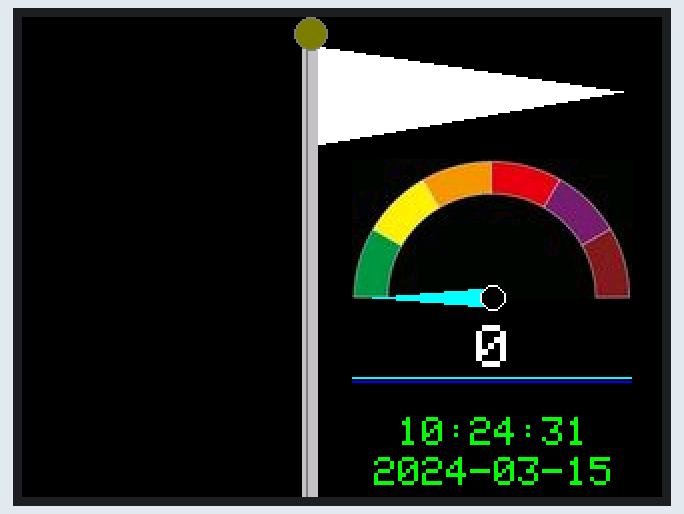
Simulated run of this sketch. Board: ESP32. Parts: 320×240 colour display. WiFi joins after 1.5 s; servers stay silent unless stated; uploads are accepted with an empty reply; the local clock reads 2024-03-15 10:24:30 at power-on unless the sketch sets it; what the sketch prints to the serial monitor is not drawn.

Above: at 1.9 s.
At 4.1 s:
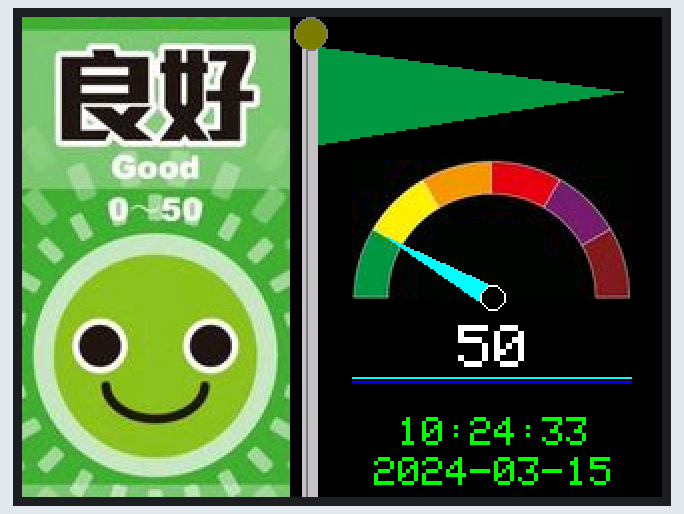
At 6.2 s:
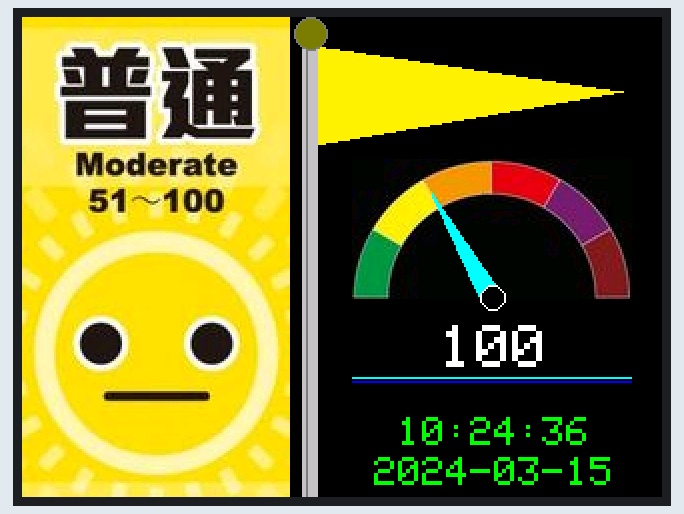
At 8.3 s:
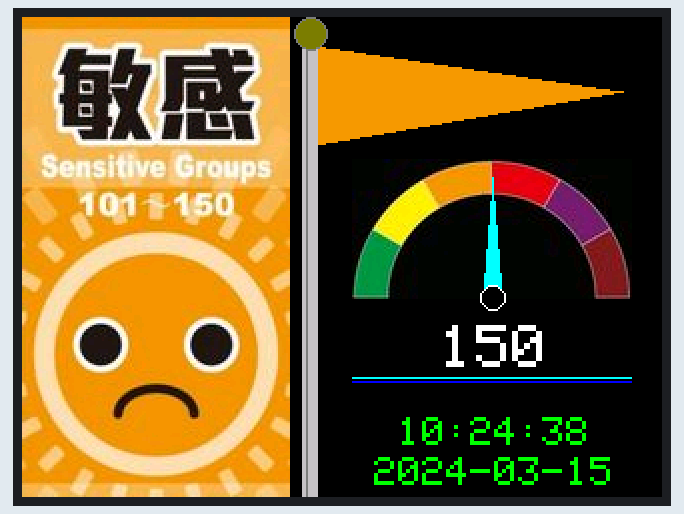
At 12.6 s:
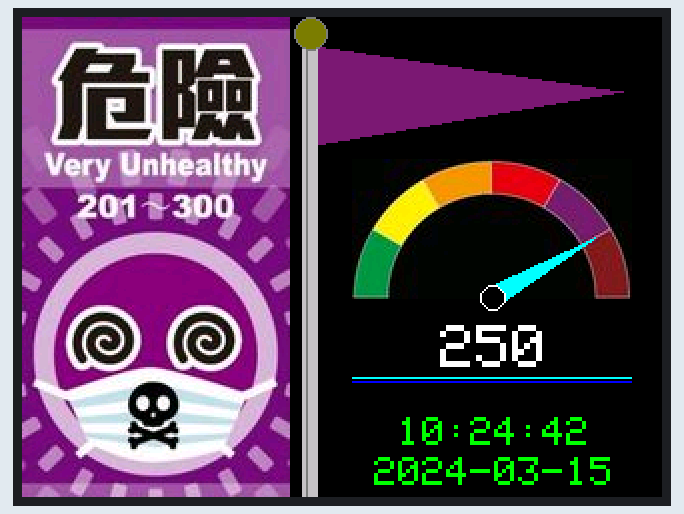
At 17.1 s:
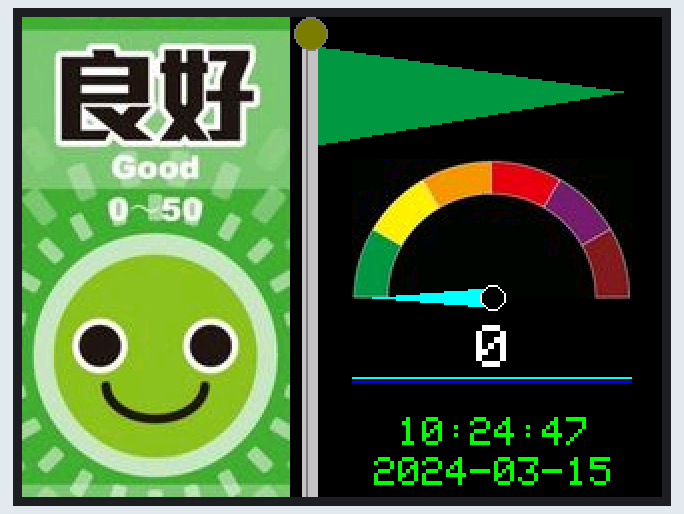

Measured:
- what the display in image 0 shows lasts 2.1 s, from 1.9 s to 4.0 s

The sketch:

esp32_tft_AQI.ino
```cpp
/*******************************************
esp32_tft_AQI  by Shinjia
- v1.2  2023/12/12
- v1.1  2023/08/28
- v1.0  2023/07/27
*********************************************/

/****** WiFi Access Point ******/

#define WLAN_SSID   "Your_Wifi_SSID"
#define WLAN_PASS   "Your_Wifi_Password"

/****** OpenData API Key ***/

#define API_KEY    "Your_API_Key"
#define SITE_NAME  "***指定地區***"  // 新莊


/****** Timer Control (delay) ******/
int timer_delay_get   = 1800000;  // 取得 AQI 資料，每半小時 30*60*1000
int timer_delay_clock = 1000;     // 更新時鐘，每秒
int timer_delay_NTP   = 3600000;  // 每小時更新 NTP，60*60*1000，

unsigned long timer_next_get;
unsigned long timer_next_clock;
unsigned long timer_next_NTP;

// #include "graphics_0.h"
#include "graphics_1.h"
#include "graphics_2.h"
#include "graphics_3.h"
#include "graphics_4.h"
#include "graphics_5.h"
#include "graphics_6.h"
#include "graphics_gauge.h"

// wifi
#include <WiFi.h>
#include <HTTPClient.h>
#include <ArduinoJson.h>

// RTC
#include <ESP32Time.h>
ESP32Time rtc;

// NTP
#include <WiFi.h>
#include "time.h"

const char* ntpServer = "pool.ntp.org";
const long  gmtOffset_sec = 8 * 3600;   // for Taipei
const int   daylightOffset_sec = 0; // 3600?

boolean is_get_NTP = false;

// tft
#include "SPI.h"
#include "Adafruit_GFX.h"
#include "Adafruit_ILI9341.h"

#define TFT_DC   21
#define TFT_CS   17
#define TFT_MOSI 23
#define TFT_CLK  18
#define TFT_RST  22
#define TFT_MISO 19

Adafruit_ILI9341 tft = Adafruit_ILI9341(TFT_CS, TFT_DC, TFT_MOSI, TFT_CLK, TFT_RST, TFT_MISO);

int AQI;


void get_NTP_update_RTC()
{
  configTime(gmtOffset_sec, daylightOffset_sec, ntpServer);

  struct tm timeinfo;
  if (getLocalTime(&timeinfo)){
    rtc.setTimeStruct(timeinfo);
  }
  // Serial.println(&timeinfo, "%A, %B %d %Y %H:%M:%S");

  is_get_NTP = true;
}


void wifi_connect_tft() {
  WiFi.begin(WLAN_SSID, WLAN_PASS);
  Serial.println("Connecting");
  tft.println("Connecting");
  while(WiFi.status() != WL_CONNECTED) {
    delay(500);
    Serial.print(".");
    tft.print(".");
  }
  Serial.println("");
  Serial.print("Connected to WiFi network with IP Address: ");
  Serial.println(WiFi.localIP());

  tft.println("");
  tft.print("Connected to WiFi network with IP Address: ");
  tft.println(WiFi.localIP());
}


void show_picture(int idx) {
    switch(idx) {
      case 0:
        // tft.drawRGBBitmap( 0,  0, (const uint16_t *)bitmap_AQI_0, 134, 240);
        break;
      case 1:
        tft.drawRGBBitmap( 0,  0, (const uint16_t *)bitmap_AQI_1, 134, 240);
        break;
      case 2:
        tft.drawRGBBitmap( 0,  0, (const uint16_t *)bitmap_AQI_2, 134, 240);
        break;
      case 3:
        tft.drawRGBBitmap( 0,  0, (const uint16_t *)bitmap_AQI_3, 134, 240);
        break;
      case 4:
        tft.drawRGBBitmap( 0,  0, (const uint16_t *)bitmap_AQI_4, 134, 240);
        break;
      case 5:
        tft.drawRGBBitmap( 0,  0, (const uint16_t *)bitmap_AQI_5, 134, 240);
        break;
      case 6: // note
        tft.drawRGBBitmap( 0,  0, (const uint16_t *)bitmap_AQI_6, 134, 240);
        break;
    }
}


void show_flag(int idx) {
  uint16_t color;
  switch(idx) {
    case 0:
      color = tft.color565(255, 255, 255);
      break;
    case 1:
      color = tft.color565(0, 153, 68);
      break;
    case 2:
      color = tft.color565(255, 241, 0);
      break;
    case 3:
      color = tft.color565(243, 152, 0);
      break;
    case 4:
      color = tft.color565(230, 0, 18);
      break;
    case 5:
      color = tft.color565(126, 27, 118);
      break;
    case 6:
      color = tft.color565(136, 28, 33);
      break;
  }

  // flags
  tft.fillTriangle(145, 14, 145, 64, 300, 37, color );
  tft.fillRect(140, 10, 8, 230, ILI9341_LIGHTGREY );
  tft.drawFastVLine(142, 10, 230, ILI9341_DARKGREY );
  tft.fillCircle(144, 8, 8,  ILI9341_OLIVE);
  tft.drawCircle(144, 8, 8,  ILI9341_DARKGREY);
}


void show_message(int val) {
  // Draw title

  // 以軸心的位置為基準
  int base_x = 235;
  int base_y = 140;
  int pointer_len = 60;

  int theta = map(val, 0, 300, -180, 0);
  int end_x = base_x + pointer_len * cos(theta*PI/180);
  int end_y = base_y + pointer_len * sin(theta*PI/180);

  int tri_x1 = base_x + 5 * cos((theta+90)*PI/180);
  int tri_y1 = base_y + 5 * sin((theta+90)*PI/180);
  int tri_x2 = base_x + 5 * cos((theta-90)*PI/180);
  int tri_y2 = base_y + 5 * sin((theta-90)*PI/180);

  // draw gauge
  tft.drawRGBBitmap(base_x-70, base_y-72+3, (const uint16_t *)bitmap_gauge, 140, 70);
  for(int i=1; i<7; i++) {
    tft.drawFastHLine(base_x-70, base_y+i, 140, ILI9341_BLACK);
  }

  // draw Pointer (Triangle)
  // tft.drawLine(base_x, base_y, end_x, end_y, ILI9341_WHITE);
  tft.fillTriangle(end_x, end_y, tri_x1, tri_y1, tri_x2, tri_y2, ILI9341_CYAN);

  // center circle
  tft.fillCircle(base_x, base_y, 6, ILI9341_WHITE);
  tft.fillCircle(base_x, base_y, 5, ILI9341_BLACK);

  // other
  tft.drawFastHLine(base_x-70, base_y+40, 140, ILI9341_CYAN);
  tft.drawFastHLine(base_x-70, base_y+42, 140, ILI9341_BLUE);

  // show value
  tft.setTextSize(3);

  // Show string
  String str = String(" ") + val + String(" ");
  int16_t get_x, get_y;
  uint16_t get_w, get_h;

  tft.getTextBounds(str.c_str(), 100, 100, &get_x, &get_y, &get_w, &get_h);

  tft.setCursor(base_x-get_w/2+1, base_y+14);
  tft.setTextColor(ILI9341_WHITE, ILI9341_BLACK);
  tft.print(str);
}


void show_clock() {

  struct tm timeinfo;
  if(!getLocalTime(&timeinfo)){
    Serial.println("Failed to obtain time");
    return;
  }
  // Serial.println(&timeinfo, "%A, %B %d %Y %H:%M:%S");

  // Draw Text
  char StringBuff[50]; //50 chars should be enough

  tft.setTextSize(2);
  tft.setTextColor(ILI9341_GREEN, ILI9341_BLACK);

  // Line 1
  strftime(StringBuff, sizeof(StringBuff), " %H:%M:%S ", &timeinfo);
  tft.setCursor(176, 200);
  tft.println(StringBuff);

  // Line2
  strftime(StringBuff, sizeof(StringBuff), "%Y-%m-%d", &timeinfo);
  tft.setCursor(176, 220);
  tft.println(StringBuff);
}


void test_all_bitmap() {
  for(int i=0; i<7; i++) {
    show_message(50*i);
    show_flag(i);
    show_picture(i);
    show_clock();
    delay(2000);
  }
}


void setup() {
  Serial.begin(115200);
  Serial.println("AQI Infomation!");

  // 先啟動 tft 做 console
  tft.begin();
  tft.setRotation(3);
  tft.setTextSize(2);
  tft.fillScreen(ILI9341_BLUE);  // Console

  wifi_connect_tft();

  //init and get the time
  get_NTP_update_RTC();

  //init and get the time
  configTime(gmtOffset_sec, daylightOffset_sec, ntpServer);
  is_get_NTP = false;

  tft.fillScreen(ILI9341_BLACK);  // Clear

  test_all_bitmap();

  // timer
  timer_next_get = millis();
  timer_next_clock = millis();
  timer_next_NTP = millis();
}


void loop(void) {
  String json_str;

  // 若尚未取得網路時間
  if(!is_get_NTP) {
    get_NTP_update_RTC();
  }

  // Send an HTTP GET request
  if(millis() > timer_next_get) {
    timer_next_get = millis() + timer_delay_get;

    // Check WiFi connection status
    if(WiFi.status()!=WL_CONNECTED){
      Serial.println("WiFi Disconnected");
    }
    else {
      String url = "https://data.moenv.gov.tw/api/v2/aqx_p_432";
      url += "?format=json";
      url += "&limit=1";
      url += "&filters=SiteName,EQ," + String(SITE_NAME);
      url += "&api_key=" + String(API_KEY);

      Serial.println(url);

      HTTPClient http;
      //http.setInsecure(); // 避免 SSL 問題
      http.begin(url);
      int httpCode = http.GET();  // 取得資料
      if (httpCode == HTTP_CODE_OK) {         // 如果取得資料成功
        json_str = http.getString();  // 取得資料內容
        Serial.println(json_str);
        Serial.print("Data size: ");
        Serial.println(json_str.length());
      }

      // JSON
      DynamicJsonDocument json_doc(json_str.length()*1.5);
      DeserializationError json_error;

      json_error = deserializeJson(json_doc, json_str);
      if (json_error) {
        Serial.println("JSON deserializeJSON error!");
        Serial.println(json_error.c_str());
      }
      else {
        String AQI_str = json_doc["records"][0]["aqi"];  // 注意資料所在位置
        AQI = AQI_str.toInt();
        Serial.print("AQI: ");
        Serial.println(AQI);
      }
    }

    // display
    int aqi = constrain(AQI, 0, 300);
    int degree = ((aqi-1)/50) + 1;
    degree = constrain(degree, 1, 6);

    show_message(aqi);
    show_flag(degree);
    show_picture(degree);
  }

  // 間隔一段時間要求重新取得網路時間 NTP
  if(millis()>timer_next_NTP) {
    timer_next_NTP = millis() + timer_delay_NTP;
    is_get_NTP = false;
  }

  // 間隔一段時間顯示時間 hh,mm,ss
  if(millis()>timer_next_clock) {
    timer_next_clock = millis() + timer_delay_clock;

    // Draw Digital Clock
    show_clock();
  }

  // Do something
}
```

Source omitted: graphics_1.h (data table, 257575 bytes), graphics_2.h (data table, 257575 bytes), graphics_3.h (data table, 257575 bytes), graphics_4.h (data table, 257575 bytes), graphics_5.h (data table, 257575 bytes), graphics_6.h (data table, 257575 bytes), aphics_gauge.h (data table, 78524 bytes)
